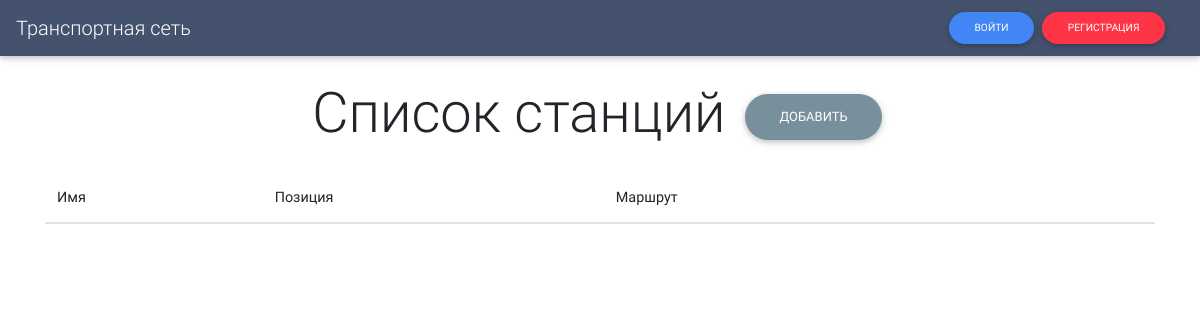
Page /stations/ on the earlier database version.
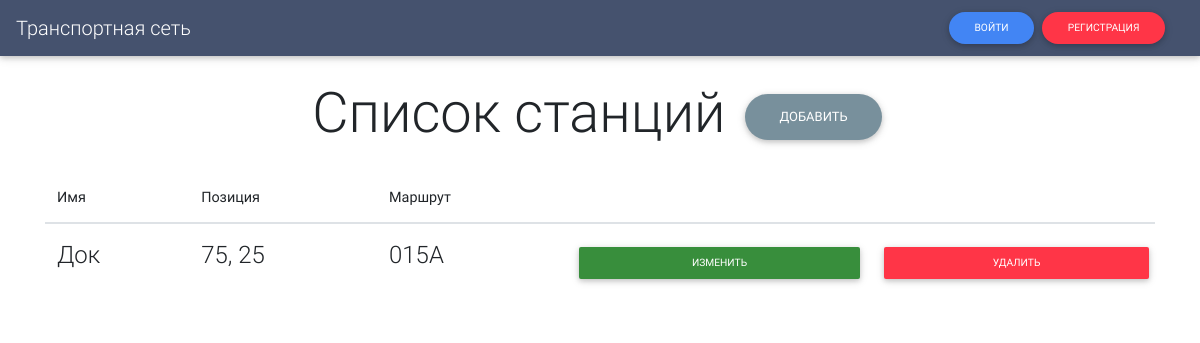
Same page on the later database version.
### backend/models.py (models this page shows, shortened)
class Station(models.Model):
    name = models.CharField(max_length=100)
    position = models.CharField(max_length=100)
    route = models.ForeignKey(Route, on_delete=models.SET_DEFAULT, default=1)

class Route(models.Model):
    BUS = 'BS'
    SHUTTLE = 'SE'
    TRAM = 'TM'
    TYPE_CHOICE = [
        (BUS, 'Автобус'),
        (SHUTTLE, 'Маршрутное такси'),
        (TRAM, 'Трамвай')
    ]
    code = models.CharField(max_length=50, unique=True)
    start = models.TimeField()
    end = models.TimeField()
    type_route = models.CharField(max_length=2, choices=TYPE_CHOICE, default=BUS)
    map_city = models.ImageField(default='maps/none.png', upload_to='maps', unique=True)
    def __str__(self):
        return self.code

### backend/stations_view.py (the view)
# urls.py: path('stations/', stations_view.list_stations, name='list_stations'),
def list_stations(request):
    return render(request, 'stations/list_stations.html', context={'stations': Station.objects.all()})

### backend/templates/stations/list_stations.html (shortened to what this page needs)
{% extends "layouts/main_layout.html" %}
{% block content %}
<div class='container d-flex justify-content-center flex-column'>
    <div class='p-4 display-4 text-center'>
        Список станций <a class="btn btn-rounded btn-blue-grey" href='{{ fullurl }}/stations/add/'>Добавить </a>
    </div>
    <table class="table">
        <thead>
            <tr>
            <th scope="col">Имя</th>
            <th scope="col">Позиция</th>
            <th scope="col">Маршрут</th>
            <th scope="col"></th>
            <th scope="col"></th>
            </tr>
        </thead>
        <tbody>
        {% for station in stations %}
        <tr>
            <th scope="row"><h4>{{station.name}}</h4></th>
            <td><h4>{{ station.position }}</h4></td>
            <td>
                <h4>
                {% if station.route.code == 'null' %}
                    -
                {% else %}
                     {{ station.route }}
                {% endif %}
                </h4>
            </td>
            <td>
                <a href='{{ fullurl }}/stations/edit/{{ station.id }}/' >
                    <button class='btn btn btn-dark-green btn-sm w-100'>Изменить</button>
                </a>
            </td>
            <td>
                <form method='POST' action="{{ fullurl }}/stations/del/{{ station.id }}/">
                    <button type="submit" class='btn btn btn-danger btn-sm w-100' >Удалить</button>
                </form>
            </td>
        </tr>
        {% endfor %}
        </tbody>
    </table>
</div>
{% endblock %}

Differences in the rows shown:
added Station: name "Док", position "75, 25", route "015А"
